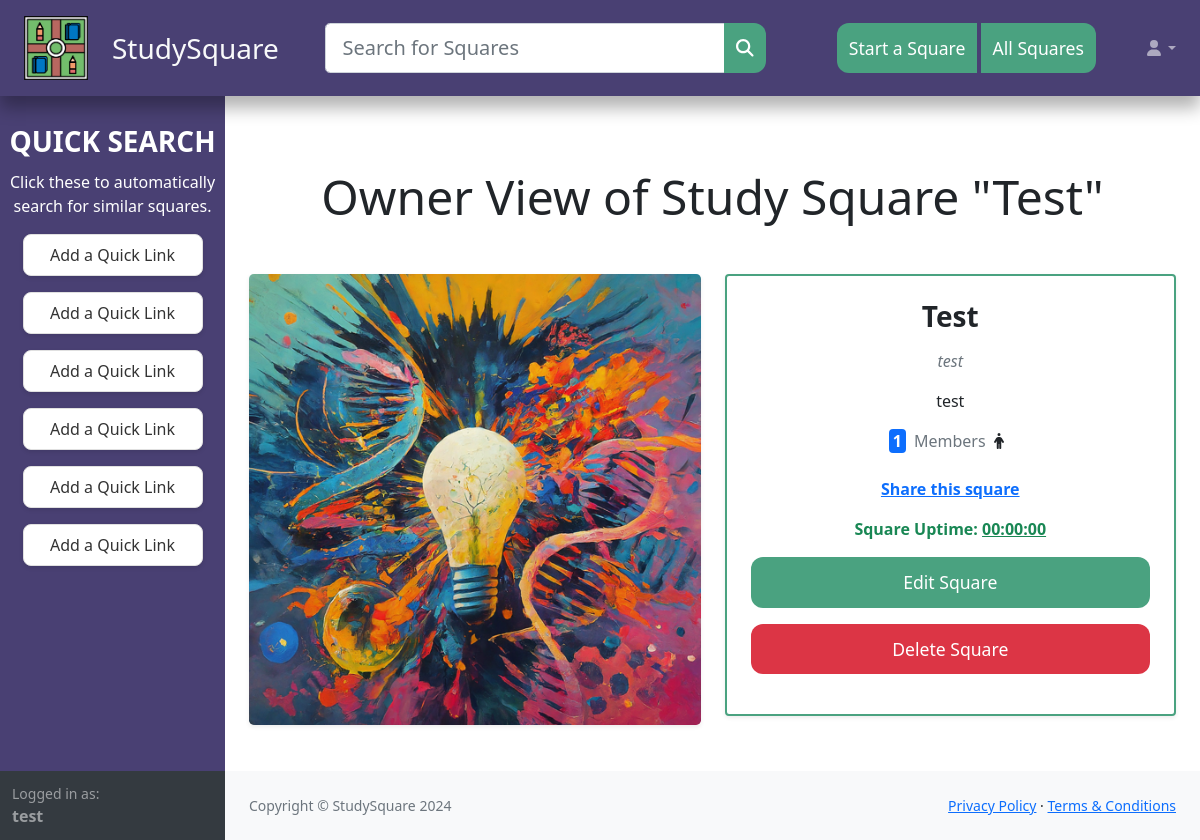
The app's page /square/FIVZBJ/ownerview (signed in) with its own data.
### tables this page shows
CREATE TABLE 'squares' (
                'id' varchar(6) NOT NULL UNIQUE,
                'name' varchar(256) NOT NULL,
                'creator' integer NOT NULL,
                'create_date' datetime NOT NULL DEFAULT(0),
                'preview' varchar(200),
                'description' varchar(1000),
                'public' boolean NOT NULL DEFAULT(1),
                'members' integer NOT NULL DEFAULT(1),
                'meeting_code' varchar(64) NOT NULL,
                'image_type' integer NOT NULL,
                'topic' varchar(64) NOT NULL
            );

### views/square.py (the view)
@api.route("/<square_id>/ownerview")
@login_required
def ownerview(square_id):
    data = db.execute("SELECT * FROM squares WHERE id = :sid", sid=square_id)
    if not data:
        flash("Square not found", "error")
        return redirect("/squares")
    if data[0]['creator'] != session["user_id"]:
        flash("You do not have permission to view this page", "error")
        return redirect(f"/square/{square_id}")
    return render_template("square/ownerview.html", data=data[0])

### application.py (called while the page is built)
@app.after_request
def security_policies(response):
    response.headers['Strict-Transport-Security'] = 'max-age=31536000; includeSubDomains'
    response.headers['X-Content-Type-Options'] = 'nosniff'
    response.headers['X-Frame-Options'] = 'SAMEORIGIN'
    response.headers['X-XSS-Protection'] = '1; mode=block'
    return response

### helpers.py (called while the page is built)
def login_required(f):
    @wraps(f)
    def decorated_function(*args, **kwargs):
        if session.get("user_id") is None:
            return redirect("/login?next=" + urllib.parse.quote(request.full_path))
        return f(*args, **kwargs)
    return decorated_function

### templates/square/ownerview.html (shortened to what this page needs)
{% extends "layout.html" %}
{% block main %}
<h1 class="my-5 text-center pt-4 display-5">Owner View of Study Square "{{ data.name }}"</h1>
<div class="row g-4">
    <div class="col-xl-6">
        <div class="card shadow-sm border-0">
            <div class="card-img-container position-relative">
                <img src="/static/square{{ data.image_type }}.png" class="card-img-top rounded-3" alt="{{ data.name }}">
            </div>
        </div>
    </div>
    <div class="col-xl-6">
        <div class="card shadow-sm border-2" style="border-color: #4aa280;">
            <div class="card-body p-4">
                <div class="text-center">
                    <h3 class="card-title fw-bold text-dark mb-3">{{ data.name }}</h3>
                    <p id="preview" class="text-muted fst-italic">{{ data.preview }}</p>
                    <p id="desc" class="text-dark">{{ data.description }}</p>
                    <div class="d-flex justify-content-center align-items-center mb-4">
                        <span class="badge bg-primary fs-6 p-1 me-2">{{ data.members }}</span>
                        <span class="text-muted">Members</span>
                        <i class="fas fa-person d-md-inline-block mx-2"></i>
                    </div>
                    <a href="#" id="share-link" class="text-primary fw-bold d-block mb-3">Share this square</a>
                    <p class="text-success fw-bold">Square Uptime: <span id="session-length"><u>00:00:00</u></span></p>
                    <a class="btn btn-primary btn-lg mb-3 w-100" href="/square/{{ data.id }}/edit">Edit Square</a>
                    <button class="btn btn-danger w-100 mb-3 delete">Delete Square</button>
                </div>
            </div>
        </div>
    </div>
</div>
{% endblock %}

### templates/layout.html (style rules this page uses)
.btn { border: none; border-radius: 12px; padding: 0.75rem; transition: background-color 0.3s ease, transform 0.2s ease; font-size: 1.1rem; }
.btn-primary { background-color: #4aa280; }

### records on screen
squares: name "Test", preview "test", description "test", members "1"

### other values on screen
{{ session.username }} "test"
